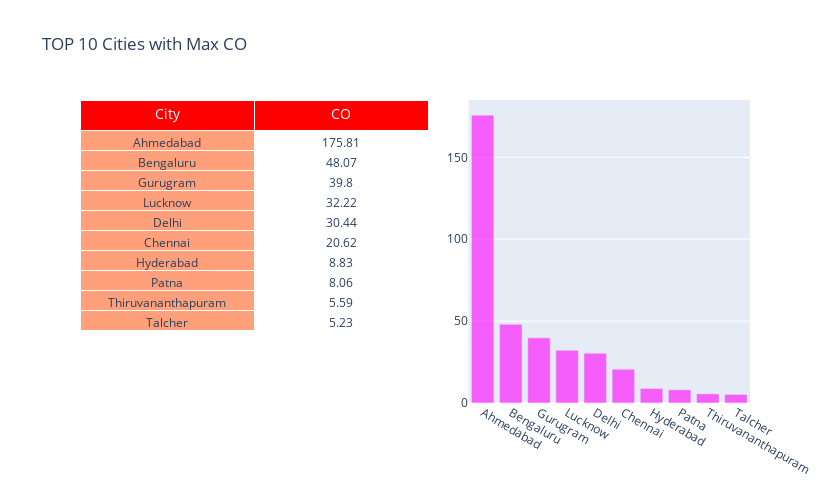

Notebook code for this chart:
### Code cell
trace = go.Table(
    domain=dict(x=[0, 0.52],
                y=[0, 1.0]),
    header=dict(values=["City","CO"],
                fill = dict(color = 'red'),
                font = dict(color = 'white', size = 14),
                align = ['center'],
               height = 30),
    cells=dict(values=[C['City'].head(10),C['CO'].head(10)],
               fill = dict(color = ['lightsalmon', 'white']),
               align = ['center']))

trace1 = go.Bar(x=C['City'].head(10),
                y=C['CO'].head(10),
                xaxis='x1',
                yaxis='y1',
                marker=dict(color='fuchsia'),opacity=0.60)
layout = dict(
    width=830,
    height=490,
    autosize=False,
    title='TOP 10 Cities with Max CO',
    showlegend=False,   
    xaxis1=dict(**dict(domain=[0.58, 1], anchor='y1', showticklabels=True)),
    yaxis1=dict(**dict(domain=[0, 1.0], anchor='x1', hoverformat='.2f')),  
)

fig1 = dict(data=[trace, trace1], layout=layout)
iplot(fig1)

### Figure 1 — Plotly figure (JSON) as saved in the notebook; plotly's stock layout.template omitted (floating-point values rounded to 4 significant figures)
{"data": [{"cells": {"align": ["center"], "fill": {"color": ["lightsalmon", "white"]}, "values": [["Ahmedabad", "Bengaluru", "Gurugram", "Lucknow", "Delhi", "Chennai", "Hyderabad", "Patna", "Thiruvananthapuram", "Talcher"], [175.8, 48.07, 39.8, 32.22, 30.44, 20.62, 8.83, 8.06, 5.59, 5.23]]}, "domain": {"x": [0, 0.52], "y": [0, 1]}, "header": {"align": ["center"], "fill": {"color": "red"}, "font": {"color": "white", "size": 14}, "height": 30, "values": ["City", "CO"]}, "type": "table"}, {"marker": {"color": "fuchsia"}, "opacity": 0.6, "type": "bar", "x": ["Ahmedabad", "Bengaluru", "Gurugram", "Lucknow", "Delhi", "Chennai", "Hyderabad", "Patna", "Thiruvananthapuram", "Talcher"], "xaxis": "x", "y": [175.8, 48.07, 39.8, 32.22, 30.44, 20.62, 8.83, 8.06, 5.59, 5.23], "yaxis": "y"}], "layout": {"autosize": false, "height": 490, "showlegend": false, "title": {"text": "TOP 10 Cities with Max CO"}, "width": 830, "xaxis": {"anchor": "y", "domain": [0.58, 1], "showticklabels": true}, "yaxis": {"anchor": "x", "domain": [0, 1], "hoverformat": ".2f"}}}
